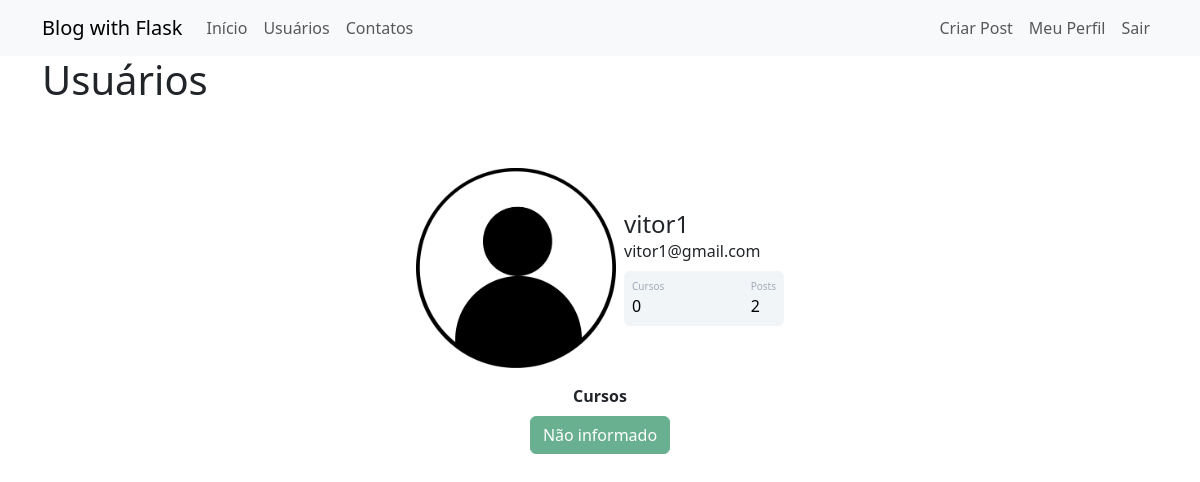
The app's page /usuarios (signed in) with its own data.
### webblog/models.py (models this page shows)
class Usuario(database.Model, UserMixin):
    id = database.Column(database.Integer, primary_key=True)
    username = database.Column(database.String, nullable=False)  # campo não pode ser vazio, preenchimento obrigatório
    email = database.Column(database.String, nullable=False, unique=True)  # campo deve ser único
    senha = database.Column(database.String, nullable=False)
    cursos = database.Column(database.String, nullable=False, default='Não informado')
    foto_perfil = database.Column(database.String, nullable=False, default='default.jpg')
    posts = database.relationship('Post', backref='autor', lazy=True)
    def contar_posts(self):
        return len(self.posts)  # retorna como resposta a quantidade que o usuário tem de posts

### webblog/routes.py (the view)
@app.route('/usuarios')
@login_required  # com isso, somente quem está logado terá acesso à página
def usuarios():
    lista_usuarios = Usuario.query.all()
    return render_template('usuarios.html', lista_usuarios=lista_usuarios)

### webblog/models.py (called while the page is built)
@login_manager.user_loader  # decorator para informar ao login manager que a função abaixo retorna o ID de usuario
def load_usuario(id_usuario):  # função para validação de usuário durante o login
    return Usuario.query.get(int(id_usuario))  # somente retornando a validação de ID do usuário, retornando o usuário

### webblog/templates/usuarios.html (shortened to what this page needs)
{% extends 'base.html' %}
{% block body %}
<div class="container">
    <h1>Usuários</h1>
    {% for usuario in lista_usuarios: %}
        <div class="container mt-5 d-flex justify-content-center">
            <div class="card p-3">
                <div class="d-flex align-items-center">
                    <div class="image pe-2">
                        <img src="{{ url_for('static', filename='fotos_perfil/{}'.format(usuario.foto_perfil)) }}" class="rounded" width="200" >
                    </div>
                    <div class="ml-3 w-100">
                        <h4 class="mb-0 mt-0">{{ usuario.username }}</h4>
                        <span>{{ usuario.email }}</span>
                        <div class="p-2 mt-2 bg-primary d-flex justify-content-between rounded text-white stats">
                            <div class="d-flex flex-column">
                                <span class="articles">Cursos</span>
                                <span class="number1">
                                    {% if 'Não informado' in usuario.cursos: %}
                                        {{ 0 }}
                                    {% else: %}
                                        {{ usuario.cursos.count(';') + 1 }}
                                    {% endif %}
                                </span>
                            </div>
                            <div class="d-flex flex-column">
                                <span class="rating">Posts</span>
                                <span class="number3"> {{ usuario.contar_posts() }}</span>
                            </div>
                        </div>
                    </div>
                </div>
            </div>
        </div>
        <div class="row justify-content-center">
            <div class="col col-4" style="text-align: center">
                <strong>Cursos</strong><br>
                {% for curso in usuario.cursos.split(';') %}
                    <button type="button" class="btn btn-success mt-2" disabled>{{ curso }}</button>
                {% endfor %}
                </div>
        </div>
    {% endfor %}
</div>
{% endblock %}

### webblog/static/main.css (style rules this page uses)
.card { width: 400px; border: none; border-radius: 10px; background-color: #fff; }
.stats { background: #f2f5f8 !important; color: #000 !important; }
.articles { font-size:10px; color: #a1aab9; }
.number1 { font-weight:500; }
.rating { font-size:10px; color: #a1aab9; }
.number3 { font-weight:500; }

### records on screen
Usuario: foto_perfil (placeholder picture), username "vitor1", email "vitor1@gmail.com", value "0", contar_posts "2", cursos "Não informado"
